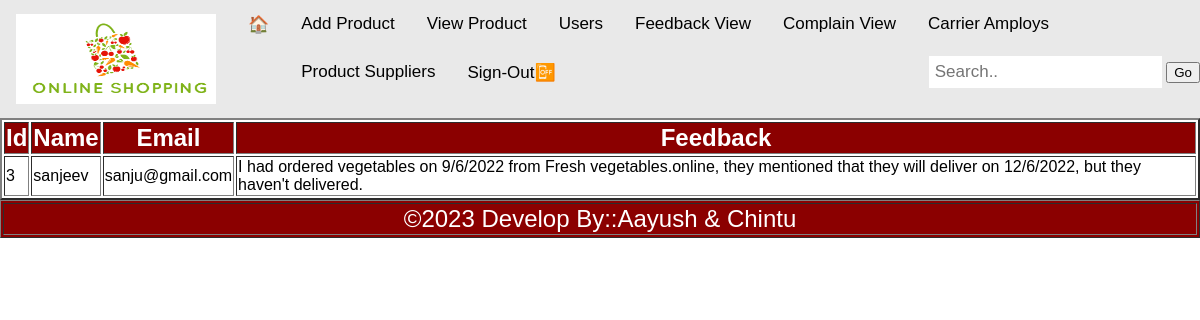
Screenshot of /admin/complaindisp.php (signed in) with the database file from the repository.
### tables this page shows
CREATE TABLE `complain` (
  `id` int(9) NOT NULL,
  `name` varchar(500) NOT NULL,
  `email` varchar(500) NOT NULL,
  `comment` varchar(500) NOT NULL
);

### admin/complaindisp.php (the view)
<?php
	include("header.php");
	$cn=mysqli_connect("localhost","root","","online");
	$q = mysqli_query($cn,"select * from complain");
	echo "<table border=2 width=100%  >";
	echo "<tr><td align=center bgcolor=DarkRed><font size=+2  color=white><B>Id</td>
		<td align=center bgcolor=DarkRed><font size=+2 color=white><B>Name</td>
		<td align=center bgcolor=DarkRed><font size=+2 color=white><B>Email</td>
		<td align=center bgcolor=DarkRed><font size=+2 color=white><B>Feedback</td></tr>";
	while($r = mysqli_fetch_array($q))
	{
		echo "<tr> <td>".$r[0]."</td><td>".$r[1]."</td><td>".$r[2]."</td><td>".$r[3]."</td>
		</tr>";	}
	echo "</table>";
?>
<?php include("footer.php");?>

### admin/header.php (style rules this page uses)
* { box-sizing: border-box; }
body { margin: 0; font-family: Arial, Helvetica, sans-serif; }

### rows the page displays
complain: id "3", name "sanjeev", email "sanju@gmail.com", comment "I had ordered vegetables on 9/6/2022 from Fresh vegetables.online, they mentioned that they will deliver on 12/6/2022, but they haven't delivered."
